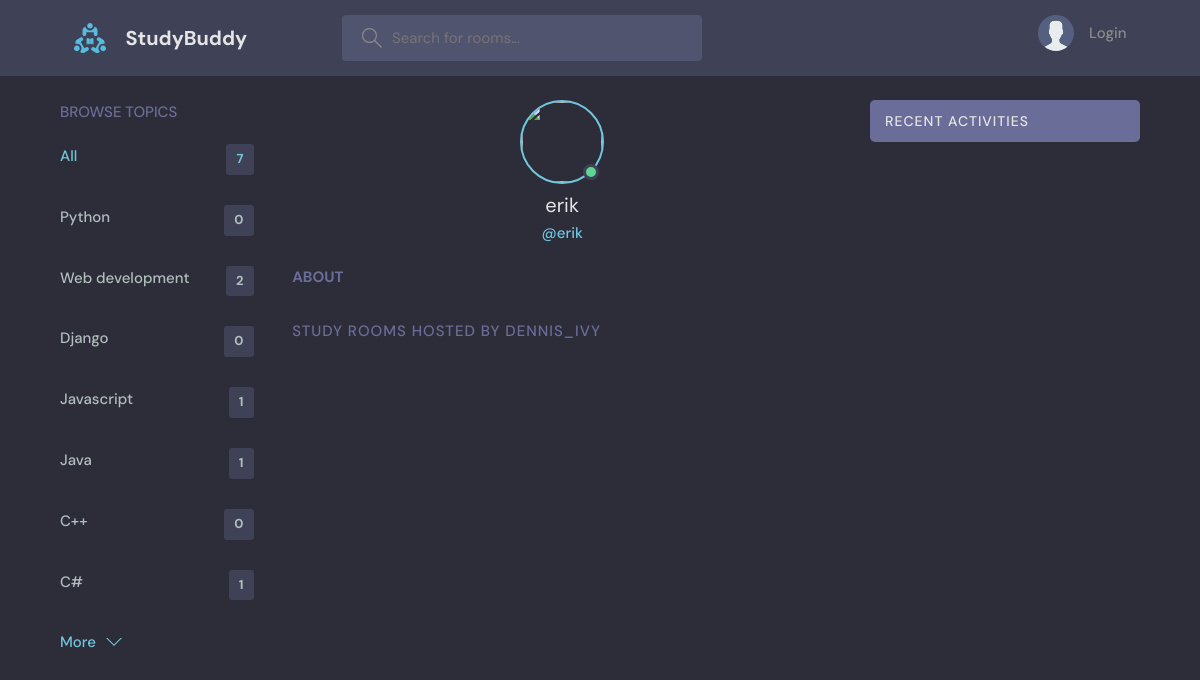
The page /profile/3 on the database its author committed.
### base/models.py (models this page shows, shortened)
class Topic(models.Model):
    name = models.CharField(max_length=200)

### base/views.py (the view)
# urls.py: path('profile/<str:pk>', views.userProfile, name='user-profile'),
def userProfile(request, pk):
  user = User.objects.get(id=pk)
  rooms = user.room_set.all()
  room_message = user.message_set.all()
  topics = Topic.objects.all()
  context = {'user': user, 'rooms': rooms, 'room_message': room_message, 'topics': topics}
  return render(request, 'base/profile.html', context)

### base/templates/base/profile.html (shortened to what this page needs)
{% extends 'main.html' %}
{% block content %}
<main class="profile-page layout layout--3">
  <div class="container">
    {% include 'base/topics_component.html' %}
    <div class="roomList">
      <div class="profile">
        <div class="profile__avatar">
          <div class="avatar avatar--large active">
            <img src="{{user.avatar.url}}" />
          </div>
        </div>
        <div class="profile__info">
          <h3>{{user.username}}</h3>
          <p>@{{user.username}}</p>
        </div>
        <div class="profile__about">
          <h3>About</h3>
        </div>
      </div>
      <div class="roomList__header">
        <div>
          <h2>Study Rooms Hosted by dennis_ivy</a>
          </h2>
        </div>
      </div>
    </div>
    {% include 'base/activity_component.html' %}
  </div>
</main>
{% endblock %}

### base/templates/base/topics_component.html
<div class="topics">
  <div class="topics__header">
    <h2>Browse Topics</h2>
  </div>
  <ul class="topics__list">
    <li>
      <a href="{% url 'home' %}" class="active">All <span>{{topics.count}}</span></a>
    </li>
    {% for topic in topics %}
      <li>
        <a href="{% url 'home' %}?q={{topic.name}}">{{topic.name}}<span>{{topic.room_set.all.count}}</span></a>
      </li>
    {% endfor %}
  </ul>
  <a class="btn btn--link" href="topics.html">
    More
    <svg version="1.1" xmlns="http://www.w3.org/2000/svg" width="32" height="32" viewBox="0 0 32 32">
      <title>chevron-down</title>
      <path d="M16 21l-13-13h-3l16 16 16-16h-3l-13 13z"></path>
    </svg>
  </a>
</div>

### static/styles/style.css (style rules this page uses)
:root { --color-main: #71c6dd; --color-main-light: #e1f6fb; --color-dark: #3f4156; --color-dark-medium: #51546e; --color-dark-light: #696d97; --color-light: #e5e5e5; --color-gray: #8b8b8b; --color-light-gray: #b2bdbd; --color-bg: #2d2d39; --color-success: #5dd693; --color-error: #fc4b0b; }
* { font-family: "DM Sans", -apple-system, BlinkMacSystemFont, "Segoe UI", Roboto, Oxygen, Ubuntu, Cantarell, "Open Sans", "Helvetica Neue", sans-serif; margin: 0; padding: 0; box-sizing: border-box; text-rendering: optimizeLegibility; font-size: inherit; }
html { font-size: 56.25%; }
@media only screen and (min-width: 1200px) { html { font-size: 62.5%; } }
body { line-height: 1.6; font-weight: 400; font-size: 1.5rem; color: var(--color-light-gray); background-color: var(--color-bg); min-height: 100vh; }
img { width: 100%; }
a { display: inline-block; color: var(--color-main); text-decoration: none; }
.container { max-width: 120rem; width: 90%; margin: auto; }
.btn { background-color: transparent; border: none; display: inline-flex; align-items: center; gap: 1rem; cursor: pointer; transition: all ease-in-out 0.3s; padding: 1rem 2rem; border-radius: 5px; box-shadow: 1px 1px 3px 1px rgba(0, 0, 0, 0.15); font-weight: 500; }
.btn--link { border-radius: 0; padding: 0; color: var(--color-main); box-shadow: none; }
.btn > svg { fill: currentColor; width: 1.6rem; height: 1.6rem; }
.avatar { position: relative; display: inline-block; border-radius: 50%; border: 2px solid var(--color-main); }
.avatar img { display: block; border-radius: 50%; object-fit: cover; object-position: center; }
.avatar::after { content: ""; display: block; position: absolute; background-color: var(--color-gray); z-index: 111; border-radius: 50%; border: 0.3rem solid var(--color-dark); }
.avatar.active::after { background-color: var(--color-success); }
.avatar.avatar--large img { display: block; width: 8rem; height: 8rem; border-radius: 50%; }
.avatar.avatar--large:after { width: 1rem; height: 1rem; bottom: 2px; right: 3.5px; }
.layout { margin-top: 2.4rem; }
.layout > .container { display: flex; justify-content: space-between; align-items: flex-start; }
.layout--3 > .container > div:first-child { flex-basis: 18%; max-width: 22.5rem; }
.layout--3 > .container > div:nth-child(2) { flex-basis: 50%; }
.topics__header { margin-bottom: 2rem; }
.topics__header h2 { text-transform: uppercase; font-weight: 500; color: var(--color-dark-light); }
.topics__list { list-style: none; }
.topics__list li a { display: flex; justify-content: space-between; margin-bottom: 3rem; font-weight: 500; color: var(--color-light-gray); transition: all 0.3s ease-in-out; }
.topics__list li a.active, .topics__list li a:hover { color: var(--color-main); }
.topics__list li a span { padding: 0.5rem 1rem; background-color: var(--color-dark); border-radius: 3px; font-size: 1.3rem; font-weight: 700; letter-spacing: 1px; }
.roomList__header { display: flex; justify-content: space-between; align-items: center; margin-bottom: 2.4rem; }
.roomList__header h2 { text-transform: uppercase; font-weight: 500; color: var(--color-light); letter-spacing: 1px; }
.profile { margin-bottom: 3rem; }
.profile__avatar { text-align: center; }
.profile__info { text-align: center; }
.profile__info h3 { font-size: 2rem; color: var(--color-light); font-weight: 400; }
.profile__info p { color: var(--color-main); font-weight: 500; margin-bottom: 1rem; }
.profile__about { margin-top: 2rem; }
.profile__about h3 { text-transform: uppercase; color: var(--color-dark-light); margin-bottom: 0.5rem; }
.profile-page .roomList__header { margin-bottom: 1.5rem; }
.profile-page .roomList__header h2 { color: var(--color-dark-light); }

### rows shown on the page
Topic: name "Python", room_set.all.count "0"
Topic: name "Web development", room_set.all.count "2"
Topic: name "Django", room_set.all.count "0"
Topic: name "Javascript", room_set.all.count "1"
Topic: name "Java", room_set.all.count "1"
Topic: name "C++", room_set.all.count "0"
Topic: name "C#", room_set.all.count "1"

### other values the page prints
{{ topics.count }} "7"
{{ user.username }} "erik"
